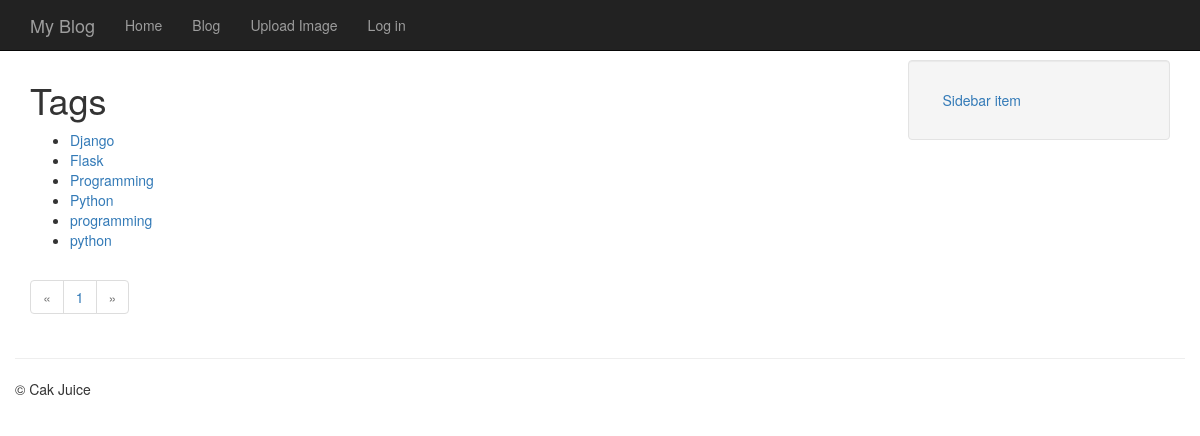
/entries/tags/, run on the app's committed database.
### models.py (models this page shows, shortened)
class Tag(db.Model):
	id = db.Column(db.Integer, primary_key=True)
	name = db.Column(db.String(64))
	slug = db.Column(db.String(64), unique=True)

### entries/blueprint.py (the view)
@entries.route('/tags/')
def tag_index():
	tags = Tag.query.order_by(Tag.name)
	return object_list('entries/tag_index.html', tags)

### app.py (called while the page is built)
@app.before_request
def _before_request():
	g.user = current_user

### helpers.py (called while the page is built)
def object_list(template_name, query, paginate_by=20, **context):
	page = request.args.get('page')
	if page and page.isdigit():
		page = int(page)
	else:
		page = 1
	object_list = query.paginate(page, paginate_by)
	return render_template(template_name, object_list=object_list, **context)

### templates/entries/tag_index.html (shortened to what this page needs)
{% extends 'base.html' %}
{% block content_title %}Tags{% endblock %}
{% block content %}
	<ul>
		{% for tag in object_list.items %}
			<li><a href="{{ url_for('entries.tag_detail', slug=tag.slug) }}">{{ tag.name }}</a></li>
		{% endfor %}
	</ul>
	{% include 'includes/page_links.html' %}
{% endblock %}

### templates/base.html (style rules this page uses)
body { padding-top:60px; }

### data on the page
Tag: name "Django"
Tag: name "Flask"
Tag: name "Programming"
Tag: name "Python"
Tag: name "programming"
Tag: name "python"

### other printed values
{{ page }} "1"
